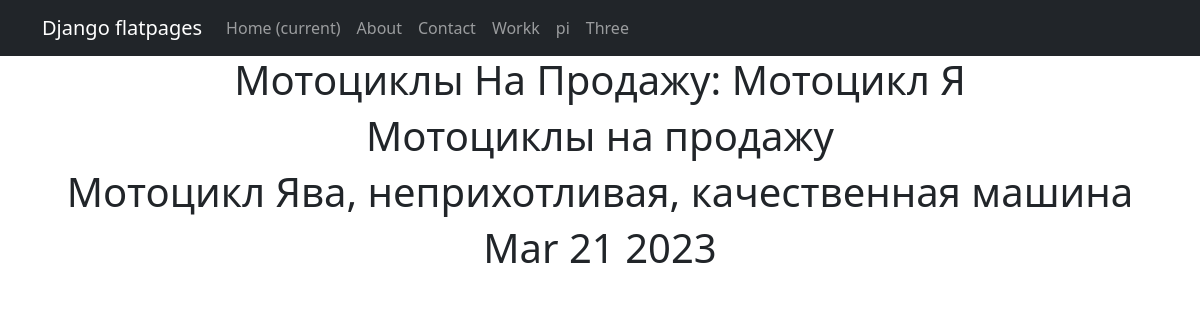
The app's page /new/3 with its own data.
### new/models.py (models this page shows, shortened)
class Post(models.Model):
    artic = 'AR'
    news = 'NE'
    TYP = [
        (artic, 'Статья'),
        (news, 'Новость'),
    ]
    author = models.ForeignKey(Author, on_delete=models.CASCADE)
    typ = models.CharField(max_length=2, choices=TYP)
    time_in = models.DateTimeField(auto_now_add=True)
    title = models.CharField(max_length=255)
    text = models.TextField()
    reit_post = models.IntegerField(default=0)
    likes = models.IntegerField(default=0)
    dislikes = models.IntegerField(default=0)
    Category_post = models.ManyToManyField(Category, through='PostCategory')
    def __str__(self):
        return f'{self.title.title()}: {self.text[:10]}'

### new/views.py (the view)
# urls.py: path('<int:pk>', PostDetail.as_view(), name='post_detail'),
class PostDetail(DetailView):
    model = Post
    template_name = 'post.html'
    context_object_name = 'post'

### templates/post.html (shortened to what this page needs)
{% extends 'flatpages/default.html' %}
{% block content %}
<h1>{{ post }}</h1>
<h1>{{ post.title }}</h1>
<h1>{{ post.text }}</h1>
<h1>{{ post.time_in|date:'M d Y' }}</h1>
{% endblock content %}

### records on screen
Post: title+text "Мотоциклы На Продажу: Мотоцикл Я", title "Мотоциклы на продажу", text "Мотоцикл Ява, неприхотливая, качественная машина", time_in "Mar 21 2023"
